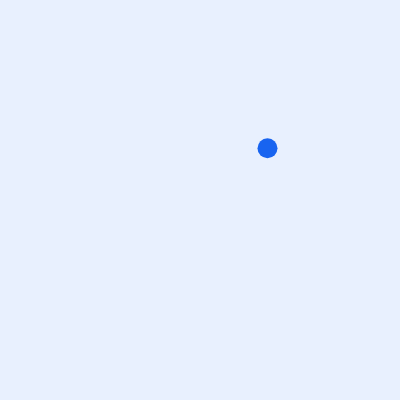
Frame 1 (no input)
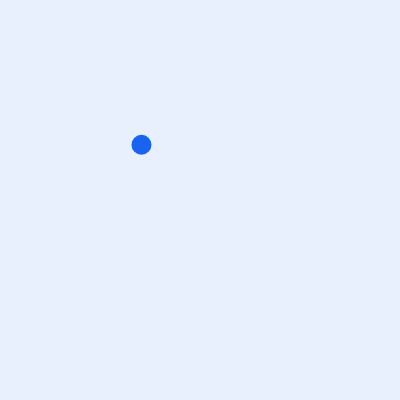
Frame 60 (no input)
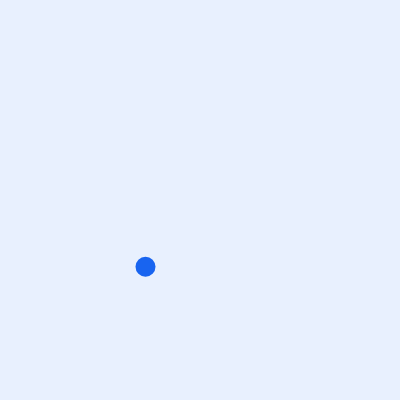
Frame 120 (the mouse pressed at the canvas centre since frame 60)

The p5.js sketch that drew these frames (run headless with seeded random() and noise() and a simulated clock; from frame 60 on, the mouse is pressed at the canvas centre):

// p5.js sketch
// ── sketch.js
let x = 200;

function setup() {
  createCanvas(400, 400);
}

function draw() {
  x = map(noise(frameCount * 0.01), 0, 1, 0, 400);
  y = map(noise(frameCount * 0.01 + 123.4567), 0, 1, 0, 400);

  background(232, 240, 254);
  noStroke();
  fill(24, 100, 240);
  circle(x, y, 20);
}
